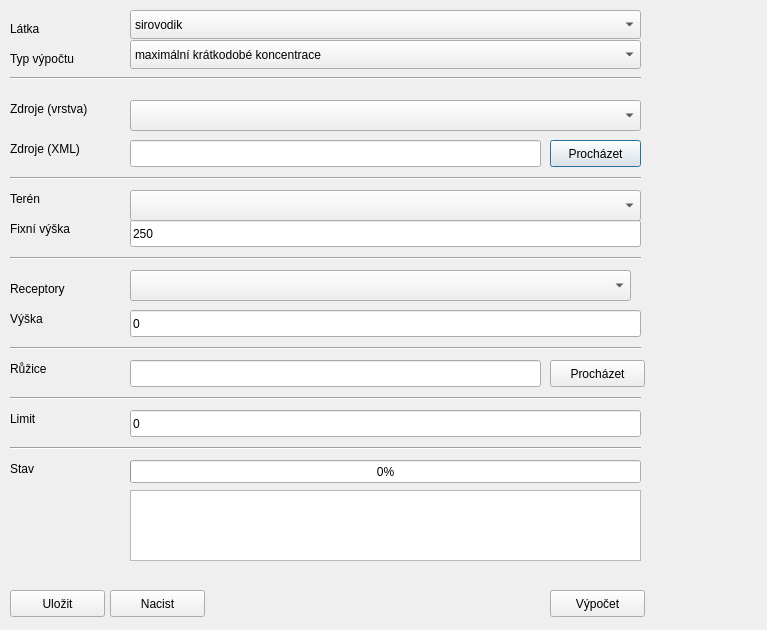
<?xml version="1.0" encoding="UTF-8"?>
<ui version="4.0">
 <class>MainDialogBase</class>
 <widget class="QDialog" name="MainDialogBase">
  <property name="geometry">
   <rect>
    <x>0</x>
    <y>0</y>
    <width>767</width>
    <height>630</height>
   </rect>
  </property>
  <property name="windowTitle">
   <string>Open Symos</string>
  </property>
  <widget class="QComboBox" name="cmbLatka">
   <property name="geometry">
    <rect>
     <x>130</x>
     <y>10</y>
     <width>511</width>
     <height>29</height>
    </rect>
   </property>
   <item>
    <property name="text">
     <string>sirovodik</string>
    </property>
   </item>
   <item>
    <property name="text">
     <string>chlorovodik</string>
    </property>
   </item>
   <item>
    <property name="text">
     <string>peroxid_vodiku</string>
    </property>
   </item>
   <item>
    <property name="text">
     <string>dimetyl_sulfid</string>
    </property>
   </item>
   <item>
    <property name="text">
     <string>oxid_siricity</string>
    </property>
   </item>
   <item>
    <property name="text">
     <string>oxid_dusnaty</string>
    </property>
   </item>
   <item>
    <property name="text">
     <string>oxid_dusicity</string>
    </property>
   </item>
   <item>
    <property name="text">
     <string>amoniak</string>
    </property>
   </item>
   <item>
    <property name="text">
     <string>sirouhlik</string>
    </property>
   </item>
   <item>
    <property name="text">
     <string>formaldehyd</string>
    </property>
   </item>
   <item>
    <property name="text">
     <string>oxid_dusny</string>
    </property>
   </item>
   <item>
    <property name="text">
     <string>oxid_uhelnaty</string>
    </property>
   </item>
   <item>
    <property name="text">
     <string>oxid_uhlicity</string>
    </property>
   </item>
   <item>
    <property name="text">
     <string>metan</string>
    </property>
   </item>
   <item>
    <property name="text">
     <string>vyssi_uhlovodiky</string>
    </property>
   </item>
   <item>
    <property name="text">
     <string>metyl_chlorid</string>
    </property>
   </item>
   <item>
    <property name="text">
     <string>karbonyl_sulfid</string>
    </property>
   </item>
   <item>
    <property name="text">
     <string>prach</string>
    </property>
   </item>
  </widget>
  <widget class="QLineEdit" name="txtZdroj">
   <property name="geometry">
    <rect>
     <x>130</x>
     <y>140</y>
     <width>411</width>
     <height>27</height>
    </rect>
   </property>
  </widget>
  <widget class="QPushButton" name="btnZdroj">
   <property name="geometry">
    <rect>
     <x>550</x>
     <y>140</y>
     <width>91</width>
     <height>27</height>
    </rect>
   </property>
   <property name="text">
    <string>Procházet</string>
   </property>
  </widget>
  <widget class="QLabel" name="lblLatka">
   <property name="geometry">
    <rect>
     <x>10</x>
     <y>20</y>
     <width>65</width>
     <height>17</height>
    </rect>
   </property>
   <property name="text">
    <string>Látka</string>
   </property>
  </widget>
  <widget class="QLabel" name="lblTypVypoctu">
   <property name="geometry">
    <rect>
     <x>10</x>
     <y>50</y>
     <width>81</width>
     <height>17</height>
    </rect>
   </property>
   <property name="text">
    <string>Typ výpočtu</string>
   </property>
  </widget>
  <widget class="QComboBox" name="cmbTypVypoctu">
   <property name="geometry">
    <rect>
     <x>130</x>
     <y>40</y>
     <width>511</width>
     <height>29</height>
    </rect>
   </property>
   <item>
    <property name="text">
     <string>maximální krátkodobé koncentrace</string>
    </property>
   </item>
   <item>
    <property name="text">
     <string>průměrné roční koncentrace</string>
    </property>
   </item>
   <item>
    <property name="text">
     <string>doby překročení zvolených koncentrací</string>
    </property>
   </item>
  </widget>
  <widget class="QLabel" name="lblZdroj">
   <property name="geometry">
    <rect>
     <x>10</x>
     <y>140</y>
     <width>101</width>
     <height>17</height>
    </rect>
   </property>
   <property name="text">
    <string>Zdroje (XML)</string>
   </property>
  </widget>
  <widget class="Line" name="line">
   <property name="geometry">
    <rect>
     <x>10</x>
     <y>70</y>
     <width>631</width>
     <height>16</height>
    </rect>
   </property>
   <property name="orientation">
    <enum>Qt::Horizontal</enum>
   </property>
  </widget>
  <widget class="QLabel" name="lblTeren">
   <property name="geometry">
    <rect>
     <x>10</x>
     <y>190</y>
     <width>81</width>
     <height>17</height>
    </rect>
   </property>
   <property name="text">
    <string>Terén</string>
   </property>
  </widget>
  <widget class="Line" name="line_2">
   <property name="geometry">
    <rect>
     <x>10</x>
     <y>170</y>
     <width>631</width>
     <height>16</height>
    </rect>
   </property>
   <property name="orientation">
    <enum>Qt::Horizontal</enum>
   </property>
  </widget>
  <widget class="QLineEdit" name="txtTeren2">
   <property name="geometry">
    <rect>
     <x>130</x>
     <y>220</y>
     <width>511</width>
     <height>27</height>
    </rect>
   </property>
   <property name="text">
    <string>250</string>
   </property>
  </widget>
  <widget class="QLabel" name="lblTeren2">
   <property name="geometry">
    <rect>
     <x>10</x>
     <y>220</y>
     <width>91</width>
     <height>17</height>
    </rect>
   </property>
   <property name="text">
    <string>Fixní výška</string>
   </property>
  </widget>
  <widget class="Line" name="line_3">
   <property name="geometry">
    <rect>
     <x>10</x>
     <y>250</y>
     <width>631</width>
     <height>16</height>
    </rect>
   </property>
   <property name="orientation">
    <enum>Qt::Horizontal</enum>
   </property>
  </widget>
  <widget class="QLabel" name="lblReceptory">
   <property name="geometry">
    <rect>
     <x>10</x>
     <y>280</y>
     <width>81</width>
     <height>17</height>
    </rect>
   </property>
   <property name="text">
    <string>Receptory</string>
   </property>
  </widget>
  <widget class="QPushButton" name="btnCalculate">
   <property name="geometry">
    <rect>
     <x>550</x>
     <y>590</y>
     <width>95</width>
     <height>27</height>
    </rect>
   </property>
   <property name="text">
    <string>Výpočet</string>
   </property>
  </widget>
  <widget class="QPushButton" name="btnRuzice">
   <property name="geometry">
    <rect>
     <x>550</x>
     <y>360</y>
     <width>95</width>
     <height>27</height>
    </rect>
   </property>
   <property name="text">
    <string>Procházet</string>
   </property>
  </widget>
  <widget class="Line" name="line_4">
   <property name="geometry">
    <rect>
     <x>10</x>
     <y>340</y>
     <width>631</width>
     <height>16</height>
    </rect>
   </property>
   <property name="orientation">
    <enum>Qt::Horizontal</enum>
   </property>
  </widget>
  <widget class="QLabel" name="lblRuzice">
   <property name="geometry">
    <rect>
     <x>10</x>
     <y>360</y>
     <width>81</width>
     <height>17</height>
    </rect>
   </property>
   <property name="text">
    <string>Růžice</string>
   </property>
  </widget>
  <widget class="QLineEdit" name="txtRuzice">
   <property name="geometry">
    <rect>
     <x>130</x>
     <y>360</y>
     <width>411</width>
     <height>27</height>
    </rect>
   </property>
  </widget>
  <widget class="QLabel" name="lblReceptoryVyska">
   <property name="geometry">
    <rect>
     <x>10</x>
     <y>310</y>
     <width>81</width>
     <height>17</height>
    </rect>
   </property>
   <property name="text">
    <string>Výška</string>
   </property>
  </widget>
  <widget class="QLineEdit" name="txtReceptoryVyska">
   <property name="geometry">
    <rect>
     <x>130</x>
     <y>310</y>
     <width>511</width>
     <height>27</height>
    </rect>
   </property>
   <property name="text">
    <string>0</string>
   </property>
  </widget>
  <widget class="QPushButton" name="btnUlozit">
   <property name="geometry">
    <rect>
     <x>10</x>
     <y>590</y>
     <width>95</width>
     <height>27</height>
    </rect>
   </property>
   <property name="text">
    <string>Uložit</string>
   </property>
  </widget>
  <widget class="QPushButton" name="btnNacist">
   <property name="geometry">
    <rect>
     <x>110</x>
     <y>590</y>
     <width>95</width>
     <height>27</height>
    </rect>
   </property>
   <property name="text">
    <string>Nacist</string>
   </property>
  </widget>
  <widget class="QLabel" name="lblLimit">
   <property name="geometry">
    <rect>
     <x>10</x>
     <y>410</y>
     <width>81</width>
     <height>17</height>
    </rect>
   </property>
   <property name="text">
    <string>Limit</string>
   </property>
  </widget>
  <widget class="QLineEdit" name="txtLimit">
   <property name="geometry">
    <rect>
     <x>130</x>
     <y>410</y>
     <width>511</width>
     <height>27</height>
    </rect>
   </property>
   <property name="text">
    <string>0</string>
   </property>
  </widget>
  <widget class="Line" name="line_5">
   <property name="geometry">
    <rect>
     <x>10</x>
     <y>390</y>
     <width>631</width>
     <height>16</height>
    </rect>
   </property>
   <property name="orientation">
    <enum>Qt::Horizontal</enum>
   </property>
  </widget>
  <widget class="QLabel" name="lblStatus">
   <property name="geometry">
    <rect>
     <x>10</x>
     <y>460</y>
     <width>81</width>
     <height>17</height>
    </rect>
   </property>
   <property name="text">
    <string>Stav</string>
   </property>
  </widget>
  <widget class="QTextEdit" name="txtStatus">
   <property name="geometry">
    <rect>
     <x>130</x>
     <y>490</y>
     <width>511</width>
     <height>71</height>
    </rect>
   </property>
  </widget>
  <widget class="QProgressBar" name="progressBar">
   <property name="geometry">
    <rect>
     <x>130</x>
     <y>460</y>
     <width>511</width>
     <height>23</height>
    </rect>
   </property>
   <property name="value">
    <number>0</number>
   </property>
  </widget>
  <widget class="Line" name="line_6">
   <property name="geometry">
    <rect>
     <x>10</x>
     <y>440</y>
     <width>631</width>
     <height>16</height>
    </rect>
   </property>
   <property name="orientation">
    <enum>Qt::Horizontal</enum>
   </property>
  </widget>
  <widget class="QLabel" name="lblZdrojeVrstva">
   <property name="geometry">
    <rect>
     <x>10</x>
     <y>100</y>
     <width>121</width>
     <height>17</height>
    </rect>
   </property>
   <property name="text">
    <string>Zdroje (vrstva)</string>
   </property>
  </widget>
  <widget class="QgsMapLayerComboBox" name="mMapLayerComboBoxReceptory">
   <property name="geometry">
    <rect>
     <x>130</x>
     <y>270</y>
     <width>501</width>
     <height>31</height>
    </rect>
   </property>
  </widget>
  <widget class="QgsMapLayerComboBox" name="mMapLayerComboBoxZdroje">
   <property name="geometry">
    <rect>
     <x>130</x>
     <y>100</y>
     <width>511</width>
     <height>31</height>
    </rect>
   </property>
  </widget>
  <widget class="QgsMapLayerComboBox" name="mMapLayerComboBoxTeren">
   <property name="geometry">
    <rect>
     <x>130</x>
     <y>190</y>
     <width>511</width>
     <height>31</height>
    </rect>
   </property>
  </widget>
 </widget>
 <customwidgets>
  <customwidget>
   <class>QgsMapLayerComboBox</class>
   <extends>QComboBox</extends>
   <header>qgsmaplayercombobox.h</header>
  </customwidget>
 </customwidgets>
 <resources/>
 <connections/>
</ui>
